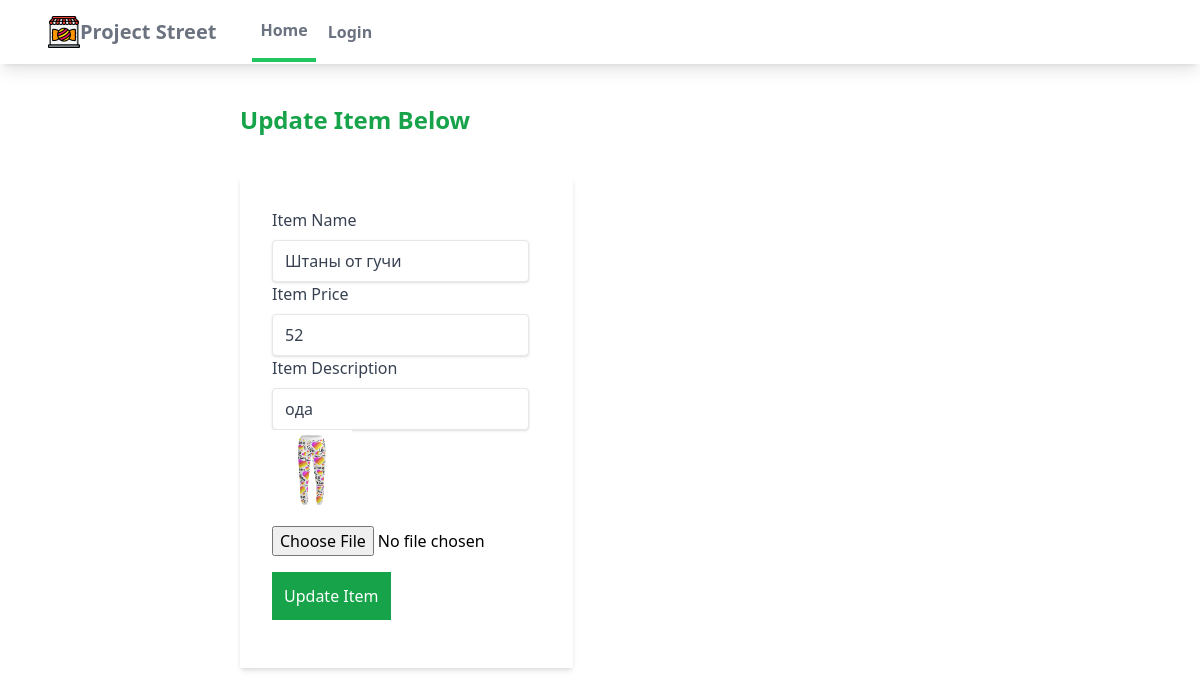
Page /updateitem/1/ on the committed database.
### myapp/models.py (models this page shows, shortened)
class Product(models.Model):
    seller = models.ForeignKey(settings.AUTH_USER_MODEL, on_delete=models.CASCADE, default='1')
    name = models.CharField(max_length=100)
    price = models.IntegerField()
    description = models.CharField(max_length=200)
    image = models.ImageField(blank=True, upload_to='images')
    category = models.ForeignKey(Category, on_delete=models.CASCADE)

### myapp/views.py (the view, shortened to what this page needs)
# urls.py: path('updateitem/<int:my_id>/', update_item, name="update_item"),
def update_item(request, my_id):
    item = Product.objects.get(id=my_id)
    context = {'item': item}
    return render(request, "myapp/updateitem.html", context)

### myapp/templates/myapp/updateitem.html (shortened to what this page needs)
{% extends 'myapp/base.html' %}
{% block content %}
<div class="ml-[200px]">
	<h1 class="text-2xl m-10 font-bold text-green-600">Update Item Below</h1>
	<form class="w-1/3 bg-white shadow-md m-10 px-8 py-8" enctype="multipart/form-data" method="post" >
			<div class="mb-4">
					<label class="block text-gray-700 text-md fond-bold mb-2" for="name">Item Name</label>
					<input class="shadow appearance-none border rounded py-2 px-3 mr-10 text-gray-700" value="{{ item.name }}" type="text" placeholder="Name..." name="name" id="name">
					<label class="block text-gray-700 text-md fond-bold mb-2" for="price">Item Price</label>
					<input class="shadow appearance-none border rounded py-2 px-3 mr-10 text-gray-700" value="{{ item.price }}" type="text" placeholder="Price..." name="price" id="price">
					<label class="block text-gray-700 text-md fond-bold mb-2" for="description">Item Description</label>
					<input class="shadow appearance-none border rounded py-2 px-3 mr-10 text-gray-700" value="{{ item.description }}" type="text" placeholder="Description..." name="description" id="description">
					<img class="w-20 h-20" src="{{ item.image.url }}">
					<input class="block mt-4" type="file" accept="image/*" name="upload" id="upload">
					<button class="block bg-green-600 text-white p-3 mt-4" type="submit" name="Add Item" value="Add Item">Update Item</button>
			</div>
    </form>
</div>
{% endblock content %}

### myapp/static/myapp/styles.css (style rules this page uses)
html { line-height: 1.5; -webkit-text-size-adjust: 100%; -moz-tab-size: 4; -o-tab-size: 4; tab-size: 4; font-family: ui-sans-serif, system-ui, -apple-system, BlinkMacSystemFont, "Segoe UI", Roboto, "Helvetica Neue", Arial, "Noto Sans", sans-serif, "Apple Color Emoji", "Segoe UI Emoji", "Segoe UI Symbol", "Noto Color Emoji"; font-feature-settings: normal; font-variation-settings: normal; }
body { margin: 0; line-height: inherit; }
h1, h2, h3, h4, h5, h6 { font-size: inherit; font-weight: inherit; }
button, input, optgroup, select, textarea { font-family: inherit; font-feature-settings: inherit; font-variation-settings: inherit; font-size: 100%; font-weight: inherit; line-height: inherit; color: inherit; margin: 0; padding: 0; }
button, select { text-transform: none; }
button, [type='button'], [type='reset'], [type='submit'] { -webkit-appearance: button; background-color: transparent; background-image: none; }
blockquote, dl, dd, h1, h2, h3, h4, h5, h6, hr, figure, p, pre { margin: 0; }
input::placeholder, textarea::placeholder { opacity: 1; color: #9ca3af; }
button, [role="button"] { cursor: pointer; }
img, svg, video, canvas, audio, iframe, embed, object { display: block; vertical-align: middle; }
img, video { max-width: 100%; height: auto; }
.m-10 { margin: 2.5rem; }
.mb-2 { margin-bottom: 0.5rem; }
.mb-4 { margin-bottom: 1rem; }
.ml-\[200px\] { margin-left: 200px; }
.mr-10 { margin-right: 2.5rem; }
.mt-4 { margin-top: 1rem; }
.block { display: block; }
.h-20 { height: 5rem; }
.w-1\/3 { width: 33.333333%; }
.w-20 { width: 5rem; }
.appearance-none { -webkit-appearance: none; -moz-appearance: none; appearance: none; }
.rounded { border-radius: 0.25rem; }
.border { border-width: 1px; }
.bg-green-600 { --tw-bg-opacity: 1; background-color: rgb(22 163 74 / var(--tw-bg-opacity)); }
.bg-white { --tw-bg-opacity: 1; background-color: rgb(255 255 255 / var(--tw-bg-opacity)); }
.p-3 { padding: 0.75rem; }
.px-3 { padding-left: 0.75rem; padding-right: 0.75rem; }
.px-8 { padding-left: 2rem; padding-right: 2rem; }
.py-2 { padding-top: 0.5rem; padding-bottom: 0.5rem; }
.py-8 { padding-top: 2rem; padding-bottom: 2rem; }
.text-2xl { font-size: 1.5rem; line-height: 2rem; }
.font-bold { font-weight: 700; }
.text-gray-700 { --tw-text-opacity: 1; color: rgb(55 65 81 / var(--tw-text-opacity)); }
.text-green-600 { --tw-text-opacity: 1; color: rgb(22 163 74 / var(--tw-text-opacity)); }
.text-white { --tw-text-opacity: 1; color: rgb(255 255 255 / var(--tw-text-opacity)); }
.shadow { --tw-shadow: 0 1px 3px 0 rgb(0 0 0 / 0.1), 0 1px 2px -1px rgb(0 0 0 / 0.1); --tw-shadow-colored: 0 1px 3px 0 var(--tw-shadow-color), 0 1px 2px -1px var(--tw-shadow-color); box-shadow: var(--tw-ring-offset-shadow, 0 0 #0000), var(--tw-ring-shadow, 0 0 #0000), var(--tw-shadow); }
.shadow-md { --tw-shadow: 0 4px 6px -1px rgb(0 0 0 / 0.1), 0 2px 4px -2px rgb(0 0 0 / 0.1); --tw-shadow-colored: 0 4px 6px -1px var(--tw-shadow-color), 0 2px 4px -2px var(--tw-shadow-color); box-shadow: var(--tw-ring-offset-shadow, 0 0 #0000), var(--tw-ring-shadow, 0 0 #0000), var(--tw-shadow); }

### rows in the picture
Product: name "Штаны от гучи", price "52", description "ода", image (picture)
